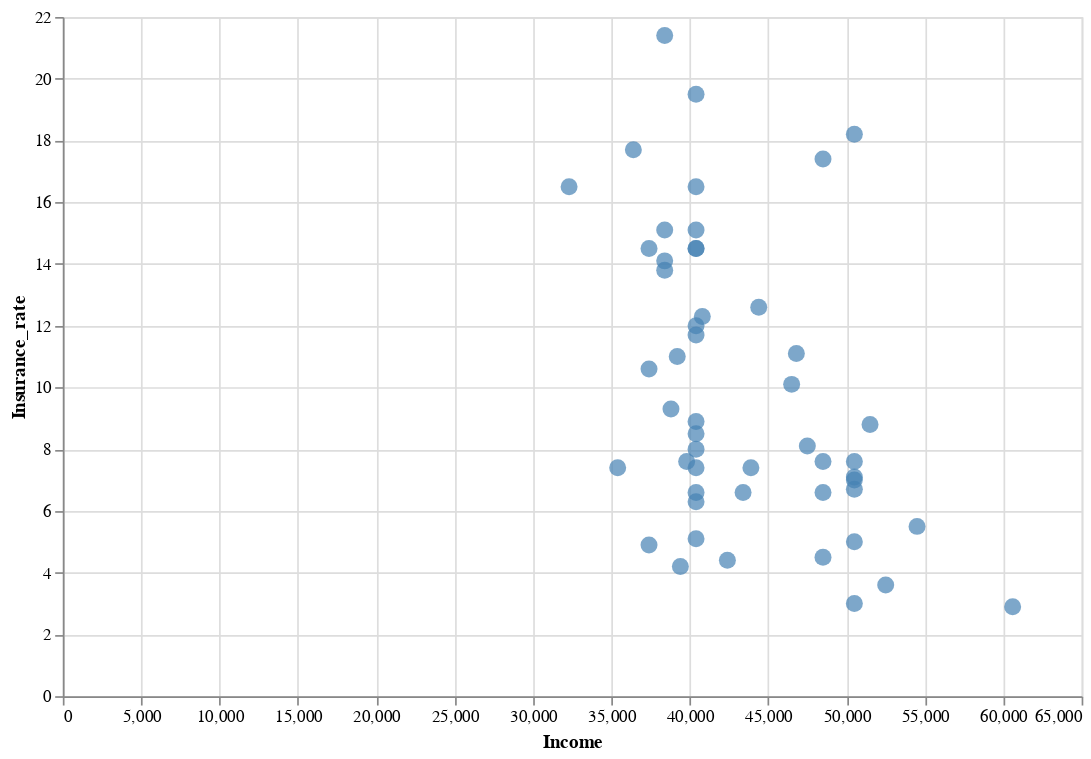

The notebook cell this image was saved under:
### Code cell
selection = alt.selection_single(empty = 'none', on = 'mouseover', nearest = True, fields = ['Income', 'Insurance_rate'])

color_condition = alt.condition(selection, alt.ColorValue('red'), alt.ColorValue('steelblue'))

scatter = alt.Chart(df).mark_circle(size = 100).encode(
    x= 'Income',
    y= 'Insurance_rate',
    color = color_condition,
    tooltip = ['Location', 'Insurance_rate', 'Income']
).properties(
    width=600,
    height=400
).add_selection(
    selection
)
scatter

### Figure 1 — Vega-Lite specification as saved in the notebook (floating-point values rounded to 4 significant figures)
{"data": {"name": "data-72d15e3693b6dd8b9c7ed0ede5035eff"}, "mark": {"type": "circle", "size": 100}, "encoding": {"color": {"condition": {"value": "red", "selection": "selector018"}, "value": "steelblue"}, "tooltip": [{"field": "Location", "type": "nominal"}, {"field": "Insurance_rate", "type": "quantitative"}, {"field": "Income", "type": "quantitative"}], "x": {"field": "Income", "type": "quantitative"}, "y": {"field": "Insurance_rate", "type": "quantitative"}}, "height": 400, "selection": {"selector018": {"type": "single", "empty": "none", "on": "mouseover", "nearest": true, "fields": ["Income", "Insurance_rate"]}}, "width": 600, "$schema": "https://vega.github.io/schema/vega-lite/v4.17.0.json", "datasets": {"data-72d15e3693b6dd8b9c7ed0ede5035eff": [{"Location": "ALABAMA", "Insurance_rate": 14.5, "Income": 40400}, {"Location": "ALASKA", "Insurance_rate": 11.1, "Income": 46800}, {"Location": "ARIZONA", "Insurance_rate": 11.0, "Income": 39200}, {"Location": "ARKANSAS", "Insurance_rate": 7.4, "Income": 35400}, {"Location": "CALIFORNIA", "Insurance_rate": 7.6, "Income": 48500}, {"Location": "COLORADO", "Insurance_rate": 8.1, "Income": 47500}, {"Location": "CONNECTICUT", "Insurance_rate": 5.0, "Income": 50500}, {"Location": "DELAWARE", "Insurance_rate": 7.0, "Income": 50500}, {"Location": "DISTRICT OF COLUMBIA", "Insurance_rate": 2.9, "Income": 60600}, {"Location": "FLORIDA", "Insurance_rate": 15.1, "Income": 38400}, {"Location": "GEORGIA", "Insurance_rate": 16.5, "Income": 40400}, {"Location": "HAWAII", "Insurance_rate": 6.7, "Income": 50500}, {"Location": "IDAHO", "Insurance_rate": 11.7, "Income": 40400}, {"Location": "ILLINOIS", "Insurance_rate": 7.4, "Income": 43900}, {"Location": "INDIANA", "Insurance_rate": 8.9, "Income": 40400}, {"Location": "IOWA", "Insurance_rate": 5.1, "Income": 40400}, {"Location": "KANSAS", "Insurance_rate": 14.5, "Income": 40400}, {"Location": "KENTUCKY", "Insurance_rate": 4.9, "Income": 37400}, {"Location": "LOUISIANA", "Insurance_rate": 8.5, "Income": 40400}, {"Location": "MAINE", "Insurance_rate": 7.6, "Income": 39800}, {"Location": "MARYLAND", "Insurance_rate": 5.5, "Income": 54500}, {"Location": "MASSACHUSETTS", "Insurance_rate": 3.6, "Income": 52500}, {"Location": "MICHIGAN", "Insurance_rate": 6.3, "Income": 40400}, {"Location": "MINNESOTA", "Insurance_rate": 6.6, "Income": 48500}, {"Location": "MISSISSIPPI", "Insurance_rate": 16.5, "Income": 32300}, {"Location": "MISSOURI", "Insurance_rate": 14.5, "Income": 37400}, {"Location": "MONTANA", "Insurance_rate": 10.6, "Income": 37400}, {"Location": "NEBRASKA", "Insurance_rate": 17.4, "Income": 48500}, {"Location": "NEVADA", "Insurance_rate": 12.0, "Income": 40400}, {"Location": "NEW HAMPSHIRE", "Insurance_rate": 8.8, "Income": 51500}, {"Location": "NEW JERSEY", "Insurance_rate": 7.6, "Income": 50500}, {"Location": "NEW MEXICO", "Insurance_rate": 9.3, "Income": 38800}, {"Location": "NEW YORK", "Insurance_rate": 4.5, "Income": 48500}, {"Location": "NORTH CAROLINA", "Insurance_rate": 14.1, "Income": 38400}, {"Location": "NORTH DAKOTA", "Insurance_rate": 12.6, "Income": 44400}, {"Location": "OHIO", "Insurance_rate": 8.0, "Income": 40400}, {"Location": "OKLAHOMA", "Insurance_rate": 21.4, "Income": 38400}, {"Location": "OREGON", "Insurance_rate": 7.4, "Income": 40400}, {"Location": "PENNSYLVANIA", "Insurance_rate": 6.6, "Income": 40400}, {"Location": "RHODE ISLAND", "Insurance_rate": 3.0, "Income": 50500}, {"Location": "SOUTH CAROLINA", "Insurance_rate": 15.1, "Income": 40400}, {"Location": "SOUTH DAKOTA", "Insurance_rate": 17.7, "Income": 36400}, {"Location": "TENNESSEE", "Insurance_rate": 13.8, "Income": 38400}, {"Location": "TEXAS", "Insurance_rate": 19.5, "Income": 40400}, {"Location": "UTAH", "Insurance_rate": 12.3, "Income": 40800}, {"Location": "VERMONT", "Insurance_rate": 4.4, "Income": 42400}, {"Location": "VIRGINIA", "Insurance_rate": 10.1, "Income": 46500}, {"Location": "WASHINGTON", "Insurance_rate": 7.1, "Income": 50500}, {"Location": "WEST VIRGINIA", "Insurance_rate": 4.2, "Income": 39400}, {"Location": "WISCONSIN", "Insurance_rate": 6.6, "Income": 43400}, {"Location": "WYOMING", "Insurance_rate": 18.2, "Income": 50500}]}}
